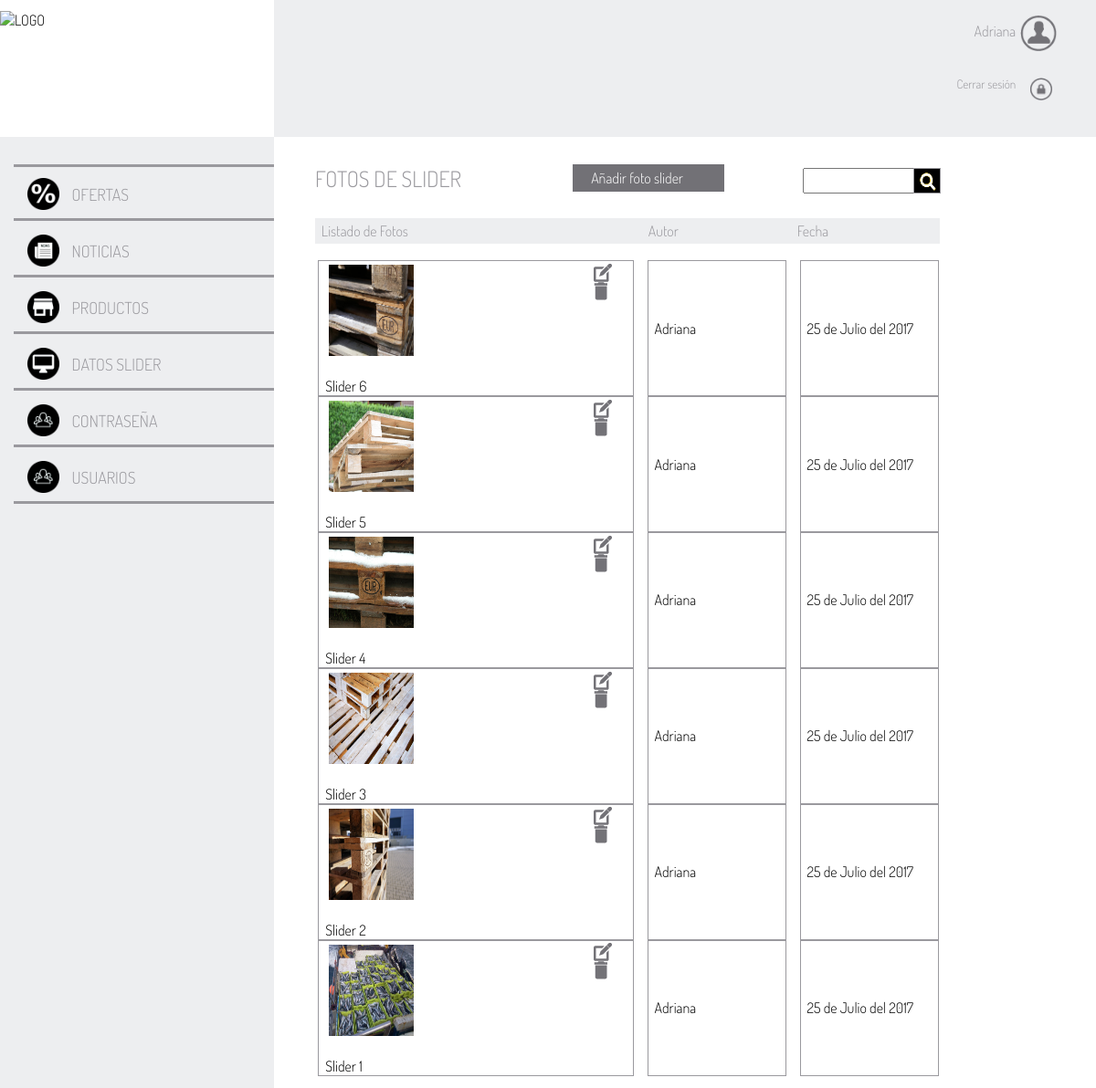
The page /administracion.php?list_slider (signed in) on the database its author committed.
### tables this page shows
CREATE TABLE `administrador` (
  `id` int(11) NOT NULL,
  `login` varchar(25) NOT NULL,
  `clave` text NOT NULL,
  `nombre` varchar(100) NOT NULL,
  `usuario` text NOT NULL
);

CREATE TABLE `slider` (
  `id` int(11) NOT NULL,
  `codigo` text NOT NULL,
  `nombre` text NOT NULL,
  `fecha` date NOT NULL,
  `autor` int(11) NOT NULL,
  `imagen` text NOT NULL
);

### php/slider.php (the view, shortened to what this page needs)
<?php
include('conexion.php');
$consulta_slider = "SELECT * FROM slider";
$rs_slider = mysqli_query($con, $consulta_slider);
$num_total_slider = mysqli_num_rows($rs_slider);
$tam_pa = 10;
if(!isset($_GET["pa"]))
    $pa="";
else
    $pa = $_GET["pa"];
if (!$pa) {
   $inic = 0;
   $pa = 1;
}
else {
   $inic = ($pa - 1) * $tam_pa;
}
$total_pa = ceil($num_total_slider / $tam_pa);
$consulta = "SELECT * FROM slider ORDER BY id DESC LIMIT ".$inic."," . $tam_pa;
$result = mysqli_query($con, $consulta);
$texto = '';
if (isset($_POST['buscar_slider'])) {
    $busqueda = trim($_POST['buscar_slider']);
    $busqueda = mysqli_real_escape_string($con, $busqueda);
    $entero = 0;
    if (empty($busqueda)){
      $texto = '<p class="texto_busqueda">Búsqueda sin resultados<p>';
    }else{
        mysqli_set_charset('utf8');
        $sql = "SELECT * FROM slider WHERE nombre LIKE '%" .$busqueda. "%' ORDER BY nombre";
        $resultado = mysqli_query($con, $sql);
        if (mysqli_num_rows($resultado) > 0){
            echo '<table class="tab_slider" align="center">
            <tr>
            <th>Listado de fotos slider</th>
            <th>Autor</th>
            <th>Fecha</th>
            </tr>
            </table>
            <table class="tabla_slider">';
            while($f = mysqli_fetch_assoc($resultado)){
                if(!isset($_GET["elem"]))
                    $elem = $f['codigo'];
                else
                    $elem = '';
                    echo '<tr><td><div class="img_slider"><img class="img_slider" src="'.$f["imagen"].'"></div>'; ?>
                    <div class="iconos_bd"><div class="img1_bd"><a href="?editar_slider=<?php echo $elem; ?>"><img src ="images/iconos_areaprivada/ap_editar.png"></a></div>
                    <div class="img2_bd"><a onclick="if(confirm('ADVERTENCIA \n Si acepta eliminar el archivo, también será eliminado de su servidor. ¿Desea borrar de forma permanente este archivo?') == false){return false;}" href="?borrar_slider=<?php echo $elem; ?>"><img src="images/iconos_areaprivada/ap_eliminar.png"></a></div><div class="clear"></div></div>
                    <?php echo '<div class="nombre_slider">'.$f["nombre"].'</div></div><div class="clear"></td>';
                  $autor=mysqli_query($con, "select nombre from administrador WHERE id = ".$f["autor"]);
                    while ($fil=mysqli_fetch_array($autor, MYSQLI_ASSOC)) {
                        echo '<td>'.utf8_encode($fil["nombre"]).'</td>';
                    }
                $fecha_b = strtotime($f['fecha']);
                $dia_b = date('d',$fecha_b);
                $mes_b = date('m',$fecha_b);
                $ano_b = date('Y',$fecha_b);
                $meses_b = array("Enero","Febrero","Marzo","Abril","Mayo","Junio","Julio","Agosto","Septiembre","Octubre","Noviembre","Diciembre");
                echo '<td><time datetime="'.$f['fecha'].'"> '.$dia_b." de ".$meses_b[$mes_b-1]. " del ".$ano_b.'</time></td></tr>';
            }
            mysqli_free_result($result);
            echo '</table>';
        }
        else{
            $texto = "<p class='texto_busqueda'>No hay resultados</p>";
        }
    }
echo $texto;
} else {
?>
<div class="buscador">
  <form id="buscador_slider"  method="post" action="">
    <div class="formu_input"><input id="buscar_slider" name="buscar_slider" type="search" placeholder="Buscar..." autofocus > </div>
    <div class="formu_img"><input type="image" src="images/iconos_areaprivada/ap_buscar.png" alt="submit" class="boton" value="buscar"> </div>
  </form>
</div>
<table class="tab_slider" align="center">
<tr>
<th>Listado de Fotos</th>
<th>Autor</th>
<th>Fecha</th>
</tr>
</table>
<table class="tabla_slider">
<?php
while ($row=mysqli_fetch_array($result, MYSQLI_ASSOC))
{
  if(!isset($_GET["elem"]))
    $elem = $row['codigo'];
else
    $elem = '';
    echo '<tr><td><div class="img_slider"><img class="img_slider" src="'.$row["imagen"].'"></div>'; ?>
    <div class="iconos_bd"><div class="img1_bd"><a href="?editar_slider=<?php echo $elem; ?>"><img src ="images/iconos_areaprivada/ap_editar.png"></a></div>
    <div class="img2_bd"><a onclick="if(confirm('ADVERTENCIA \n Si acepta eliminar el archivo, también será eliminado de su servidor. ¿Desea borrar de forma permanente este archivo?') == false){return false;}" href="?borrar_slider=<?php echo $elem; ?>"><img src="images/iconos_areaprivada/ap_eliminar.png"></a></div><div class="clear"></div></div>
    <?php echo '<div class="nombre_slider">'.$row["nombre"].'</div></div><div class="clear"></td>';
$autor=mysqli_query($con, "select nombre from administrador WHERE id = ".$row["autor"]);
    while ($fil=mysqli_fetch_array($autor, MYSQLI_ASSOC)) {
        echo '<td>'.utf8_encode($fil["nombre"]).'</td>';
    }
$fecha = strtotime($row['fecha']);
$dia = date('d',$fecha);
$mes = date('m',$fecha);
$ano = date('Y',$fecha);
$meses = array("Enero","Febrero","Marzo","Abril","Mayo","Junio","Julio","Agosto","Septiembre","Octubre","Noviembre","Diciembre");
echo '<td><time datetime="'.$row['fecha'].'"> '.$dia." de ".$meses[$mes-1]. " del ".$ano.'</time></td></tr>';
}
?>
<?php
if ($total_pa > 1) {
    if ($pa != 1) {
            echo '<a href="?list_slider&pa='.($pa-1).'">« Anterior</a> | ';
            for ($j=1;$j<=$total_pa;$j++) {
                if ($pa == $j)
                    echo ' | '.$pa." | ";
                else
                    echo '  <a class="color" href="?list_slider&pa='.$j.'">'.$j.'</a>  ';
           }
           if ($pagi != $total_pa) {
               echo '<a href="?list_slider&pa='.($pa+1).'"> | Siguiente »</a>';
            }
} } }
?>

### php/cabecera_administracion.php (shortened to what this page needs)
<?php
            $login = $_SESSION['administrador'];
            include('conexion.php');
    ?>
<div class="cabecera_izq">
	<div class="logo_pardal"><a href="index.php"><img src="" alt="LOGO" /></a></div>
</div>
<div class="cabecera_der">
	<div class="user_administrador">
		<?php
		$result = mysqli_query($con, "SELECT nombre FROM administrador WHERE login = '$login'");
           $row=mysqli_fetch_array($result, MYSQLI_NUM);
           echo "<h4>".$row[0]."</h4>";
           ?>
	</div>
	<div class="user_salir">
		<a href='logout.php'><h5>Cerrar sesión</h5></a>
	</div>
</div>

### css/desktop.css (style rules this page uses)
* { margin: 0; padding: 0; font-family: 'Dosis.Light', sans-serif; font-weight: 100; }
html { width: 100%; height: 100%; }
body { width: 100%; height: 100%; margin: 0; }
.clear { clear: both; }
body { height: auto !important; }
.body.admin { width: 100%; height: 100% !important; margin: 0; }
.cabecera.administracion .cabecera_izq { width: 25%; float: left; height: 150px; }
.cabecera.administracion .cabecera_izq .logo_pardal { width: 300px; padding-top: 1%; position: fixed; height: 100px; }
.cabecera.administracion .cabecera_der { width: 75%; float: right; text-align: right; height: 150px; background: #EDEEF0; position: fixed; margin-left: 25%; }
.cabecera.administracion a { text-decoration: none; color: inherit; }
.cabecera.administracion .cabecera_der .user_administrador,.cabecera.administracion .cabecera_der .user_salir { padding-right: 5%; padding-top: 1%; height: 50px; }
.cabecera.administracion .cabecera_der h4,.cabecera.administracion .cabecera_der h5 { margin-right: 5%; color: #9A999E; margin-top: 1.8%; }
.user_administrador { background: url("../images/iconos_areaprivada/ap_user.png"); background-size: 40px 40px; background-repeat: no-repeat; background-position: 95% 85%; }
.user_salir { background: url("../images/iconos_areaprivada/ap_cerrar.png"); background-size: 25px 25px; background-repeat: no-repeat; background-position: 94.5% 75%; }
.tabla_ofertas, .tabla_noticias, .tabla_usuarios, .tab_productos, .tab_slider, .tab_usuarios, .tabla_productos, .tabla_slider, .tabla_add_oferta, .tabla_add_noticia, .tabla_add_producto, .tabla_add_slider, .tabla_add_usuario { width: 100%; text-align: left; border-collapse: collapse; margin-bottom: 2%; }
.tabla_ofertas, .tabla_noticias, .tabla_usuarios, .tabla_productos, .tabla_slider { margin-bottom: 2%; }
.tabla_ofertas th, .tabla_noticias th, .tabla_usuarios th, .tab_productos th, .tab_usuarios th, .tab_slider th, .tabla_add_oferta th, .tabla_add_noticia th, .tabla_add_producto th, .tabla_add_slider th, .tabla_add_usuario th { color: #9A999E; margin-bottom: 1%; border-bottom: white 5px solid; padding-left: 1%; }
.tabla_ofertas tr, .tabla_noticias tr, .tabla_usuarios tr, .tab_productos tr, .tab_usuarios tr, .tabla_productos tr th, .tab_slider tr, .tabla_slider tr th, .tabla_add_oferta tr, .tabla_add_noticia tr, .tabla_add_producto tr, .tabla_add_slider tr, .tabla_add_usuario tr { height: 30px; background-color: #EDEEF0; border-bottom: white 5px solid; }
.tabla_ofertas tr td, .tabla_noticias tr td, .tabla_productos tr td, .tabla_slider tr td, .tabla_usuarios tr td { padding-left: 1%; }
.tab_productos, .tab_slider { background-color: #EDEEF0; }
.tabla_productos, .tabla_slider { border-collapse: separate; border-spacing: 15px 0; width: 103.7%; margin-left: -1.7%; margin-bottom: 2%; }
.tabla_productos tr td, .tabla_slider tr td { border: 1px solid #9A999E; }
.tabla_productos tr td:nth-child(2), .tabla_productos tr td:nth-child(3), .tabla_slider tr td:nth-child(2), .tabla_slider tr td:nth-child(3) { width: 150px; }
.tab_productos tr th:nth-child(2), .tab_productos tr th:nth-child(3), .tab_slider tr th:nth-child(2), .tab_slider tr th:nth-child(3) { width: 163px; }
.img_producto, .img_slider { width: 93px; padding: 1%; padding-right: 2%; height: 100px; float: left; }
.img_producto img, .img_slider img { width: 100%; }
.tabla_productos .nombre_producto, .nombre_slider { width: 70%; margin: 0 auto; float: left; margin-top: 6%; }
.tabla_productos .iconos_bd, .tabla_slider .iconos_bd { width: 15%; height: 11px; float: right; margin-top: 0.5%; }
.iconos_bd .img1_bd, .iconos_bd .img2_bd { height: 20px; width: auto; float: left; margin-left: 17%; }
.iconos_bd .img1_bd, .iconos_bd .img2_bd { height: 20px; width: auto; float: left; margin-left: 13%; cursor: pointer }
.iconos_bd .img1_bd img, .iconos_bd .img2_bd img { cursor: pointer; }
.buscador { width: 33%; margin-top: -8%; height: 50px; float: right; }
.boton { height: 26px; width: 28px; margin-left: -0.5%; border: 1px solid #9A999E; }
input#buscar_oferta, input#buscar_noticia, input#buscar_producto, input#buscar_slider, input#buscar_usuario { height: 28px; width: 150px; margin-left: 29%; }
.formu_input { float: left; width: 57%; }
.formu_img { float: left; width: 2%; margin-left: 27%; }
#buscador_oferta, #buscador_noticia, #buscador_slider, #buscador_producto, #buscador_usuario { float: right; }

### rows shown on the page
administrador: nombre "Adriana"
slider: imagen (picture), nombre "Slider 6", fecha "25", fecha "Julio", fecha "2017"
slider: imagen (picture), nombre "Slider 5", fecha "25", fecha "Julio", fecha "2017"
slider: imagen (picture), nombre "Slider 4", fecha "25", fecha "Julio", fecha "2017"
slider: imagen (picture), nombre "Slider 3", fecha "25", fecha "Julio", fecha "2017"
slider: imagen (picture), nombre "Slider 2", fecha "25", fecha "Julio", fecha "2017"
slider: imagen (picture), nombre "Slider 1", fecha "25", fecha "Julio", fecha "2017"
